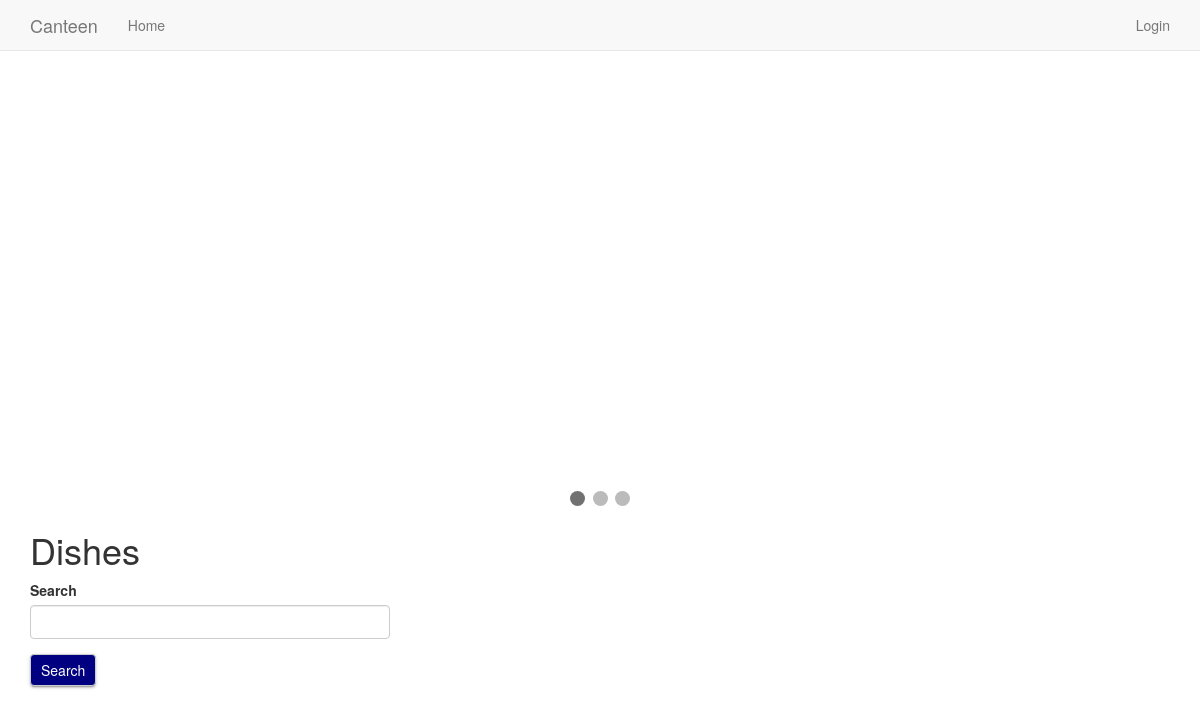
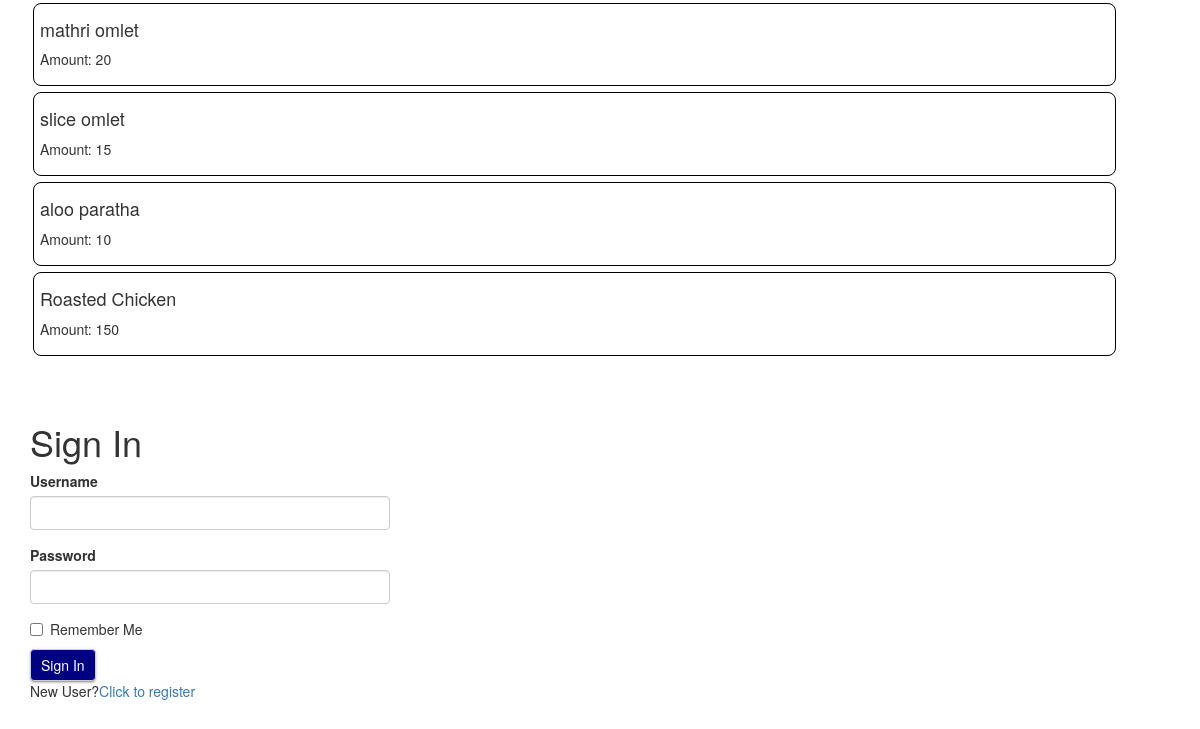
The app's page /index, older data (2 pictures, top to bottom).
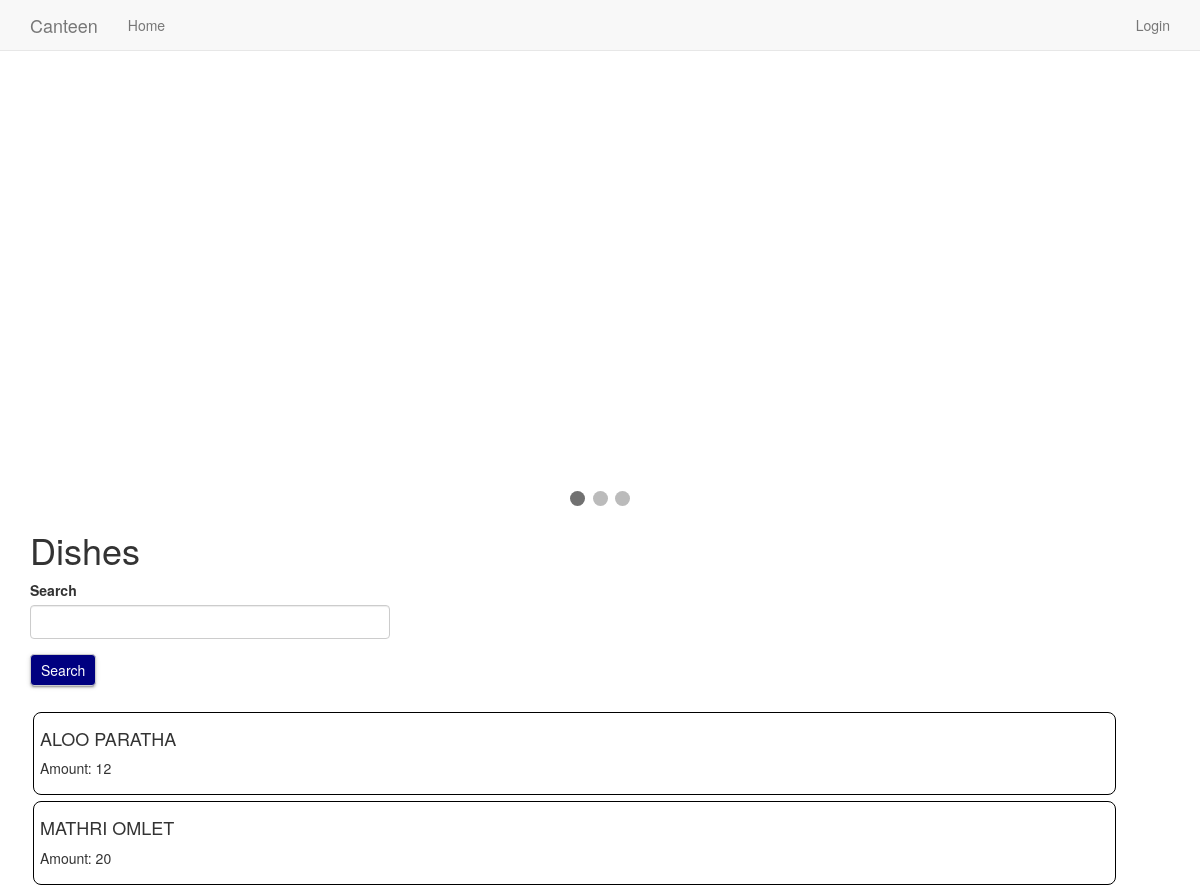
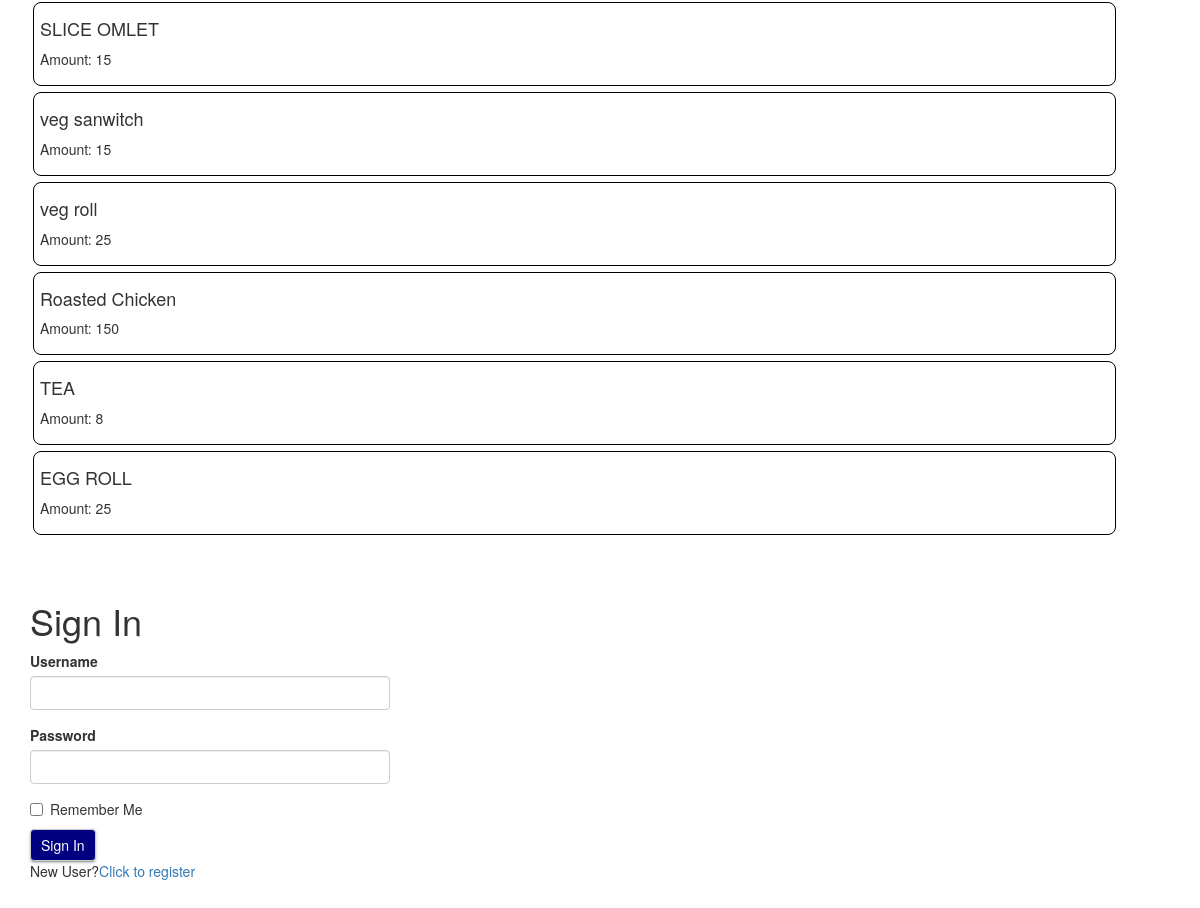
The same page, newer data (2 pictures, top to bottom).
### app/models.py (models this page shows, shortened)
class Dishes(db.Model):
    id = db.Column(db.Integer, primary_key=True)
    dishname = db.Column(db.String(50), index=True, unique=True)
    amount = db.Column(db.Integer)
    timetaken = db.Column(db.Integer)
    quantity = db.Column(db.Integer)
    quantities = db.relationship('Quantity', backref='dish', lazy='dynamic')
    order = db.relationship('Orders', backref='dish', lazy='dynamic')

### app/routes.py (the view, shortened to what this page needs)
@app.route('/', methods=['GET', 'POST'])
@app.route('/index', methods=['GET', 'POST'])
def index():
    t = time_correction()
    dishes = Dishes.query.all()
    form1 = SearchForm()
    if form1.validate_on_submit():
        return redirect(url_for('search', dishname=form1.search.data))
    form2 = LoginForm()
    form = DishForm()
    if current_user.is_anonymous:
        return render_template('index.html', title='Home',
            dishes=dishes, form1=form1,
            form2=form2, next_page='index')
    elif current_user.username != "admin":
        if t == 0:
            flash('Your order will be accepted fast.')
        else:
            flash('Your order will be accepted after {} minutes'.format(t))
    quantities = Quantity.query.filter_by(customer=current_user).all()
    return render_template('index.html', title='Home',
        dishes=dishes, form=form, quantities=quantities,
        form1=form1, next_page='index')

### app/forms.py
class SearchForm(FlaskForm):
    search = StringField('Search', validators=[DataRequired()])
    submit = SubmitField('Search')

class LoginForm(FlaskForm):
    username = StringField('Username', validators=[DataRequired()])
    password = PasswordField('Password', validators=[DataRequired()])
    remember_me = BooleanField('Remember Me')
    submit = SubmitField('Sign In')

### app/routes.py (called while the page is built, shortened)
def time_correction():
    wait_time, t = app.config['WAIT_TIME'], 0
    recent_orders = RecentOrders.query.all()
    app.config['WAIT_TIME'] = wait_time
    db.session.commit()
    if recent_orders:
        t = (recent_order.timestamp
            + timedelta(minutes=330)
            - datetime.now()).total_seconds()
        return (t//60+1)
    return 0

### app/templates/index.html (shortened to what this page needs)
{% extends "base.html" %}
{% import 'bootstrap/wtf.html' as wtf %}
{% block app_content %}
  <h1>Dishes</h1>
  <div class="row">
    <div class="col-sm-9 col-md-6 col-lg-4">
      <form class="form" method="post" id="form1" class="form" role="form">
        {{ wtf.form_field(form1.search) }}
        {{ wtf.form_field(form1.submit, id="search_dish") }}
      </form>
    </div>
  </div>
  <br>
  {% if not current_user.is_anonymous %}
    {% for dish in dishes %}
      {% for quantity in quantities %}
        {% if quantity.dish.dishname==dish.dishname %}
          {% include "_dish.html" %}
        {% endif %}
      {% endfor %}
    {% endfor %}
  {% else %}
    {% for dish in dishes %}
      {% include "_dish.html" %}
    {% endfor %}
  {% endif %}
  <br><br>
  {% if current_user.username=='admin' %}
    <div class="row">
      <div class="col-sm-9 col-md-6 col-lg-4">
        <h3 align="center">Add New Dish</h3>
        <form class="form" method="post" id="form" class="form" role="form">
          {{ form.hidden_tag() }}
          {{ wtf.form_errors(form, hiddens="only") }}
          {{ wtf.form_field(form.dishname) }}
          {{ wtf.form_field(form.amount) }}
          {{ wtf.form_field(form.timetaken) }}
          {{ wtf.form_field(form.submit, id="add_new_dish") }}
        </form>
      </div>
    </div>
  {% elif not current_user.is_anonymous %}
    <form action="{{ url_for('order') }}" method="post">
      <input class="btn" type="submit" value="Order">
    </form>
  {% else %}
    {% include "login.html" %}
  {% endif %}
{% endblock %}

### app/templates/_dish.html (shortened to what this page needs)
<div class="container dish" id="{{ dish.dishname }}">
  <form action="{{ url_for('update', dishname=dish.dishname, next_page=next_page) }}" method="post">
    <div class="row">
      <div class="col-xs-8 col-sm-9 col-lg-10">
        <h4>{{ dish.dishname }}</h4>
        <p>Amount: {{ dish.amount }}</p>
      </div>
      <div class="col-xs-4 col-sm-3 col-lg-2">
      </div>
    </div>
  </form>
</div>

Row changes from the older to the newer data that the page shows:
removed Dishes: dishname "mathri omlet", amount "20"
removed Dishes: dishname "slice omlet", amount "15"
changed Dishes: dishname "aloo paratha" → "ALOO PARATHA"; amount "10" → "12"
added Dishes: dishname "MATHRI OMLET", amount "20"
added Dishes: dishname "SLICE OMLET", amount "15"
added Dishes: dishname "veg sanwitch", amount "15"
added Dishes: dishname "veg roll", amount "25"
added Dishes: dishname "TEA", amount "8"
added Dishes: dishname "EGG ROLL", amount "25"
